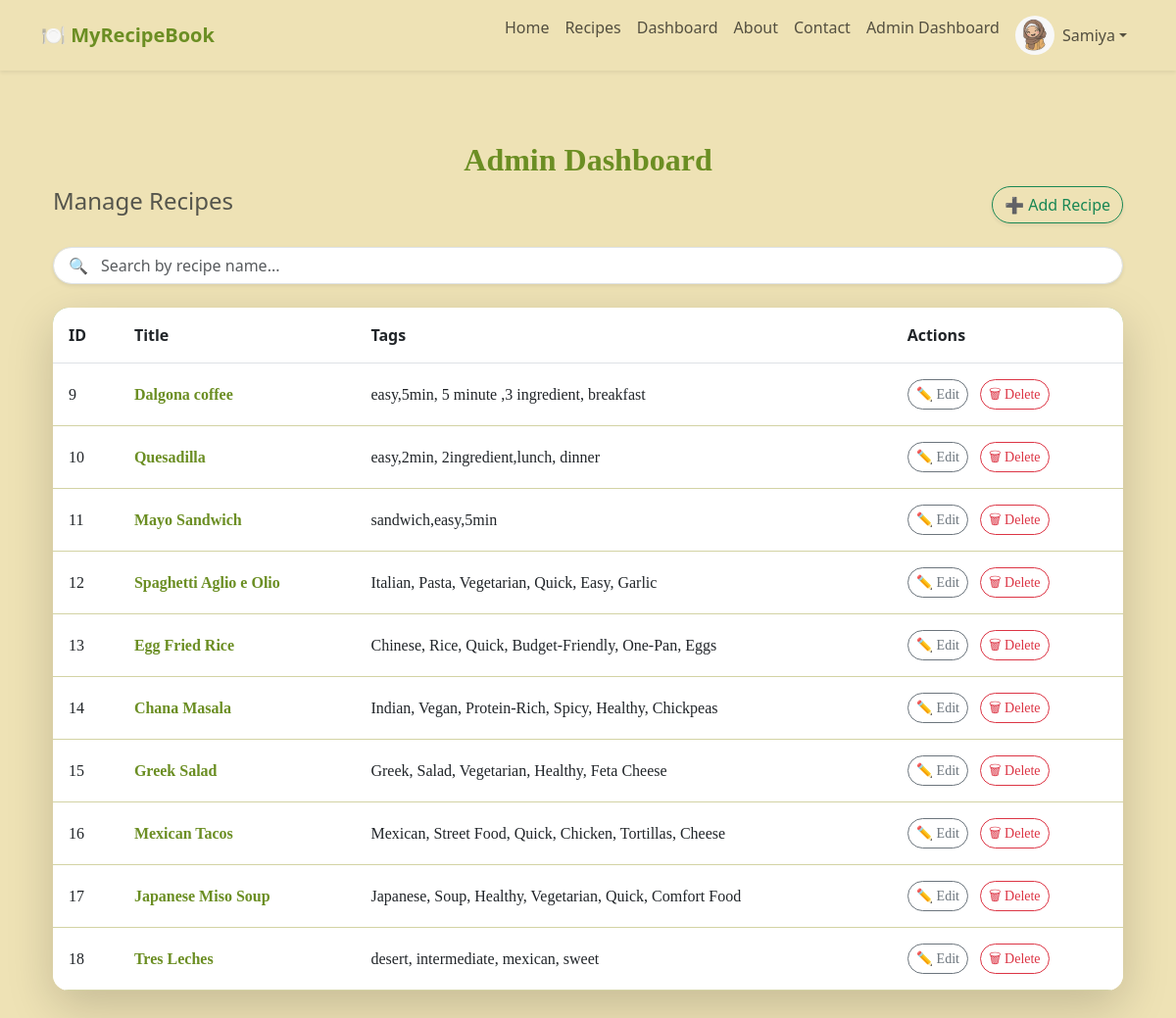
The app's page /admin/dashboard (signed in), older data.
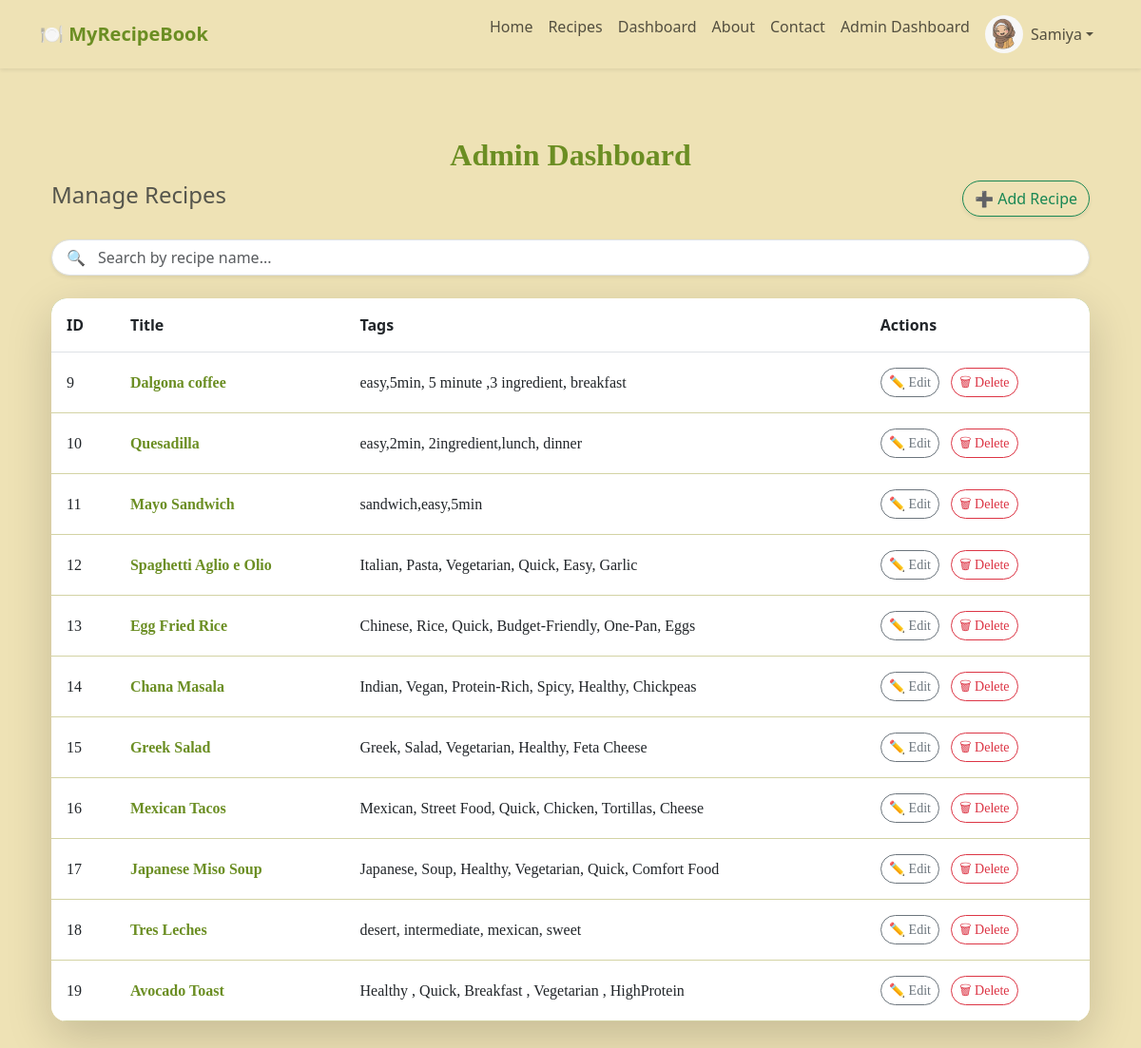
The same page, newer data.
### app/models.py (models this page shows, shortened)
class Recipe(db.Model):
    id = db.Column(db.Integer, primary_key=True)
    title = db.Column(db.String(255), nullable=False)
    tags = db.Column(db.String(255))
    ingredients = db.Column(db.Text, nullable=False)
    instructions = db.Column(db.Text, nullable=True)
    description = db.Column(db.String(500), nullable=True)
    image_path = db.Column(db.String(255))  # Stores relative path
    video_path = db.Column(db.String(255))  # Stores relative path
    is_premium = db.Column(db.Boolean, default=False)  # New column
    likes = db.relationship('Like', backref='recipe', lazy=True)
    ratings = db.relationship('Rating', backref='recipe', lazy=True)
    comments = db.relationship('Comment', backref='recipe', lazy=True)

### app/routes.py (the view)
@bp.route('/admin/dashboard')
@login_required  # Ensures user is logged in
@admin_required  # Ensures user is an admin
def admin_dashboard():
    recipes = Recipe.query.all()
    return render_template('admin_dashboard.html', recipes=recipes)

### app/__init__.py (called while the page is built)
def create_app():
    app = Flask(__name__)
    app.config.from_object(Config)
    db.init_app(app)
    migrate.init_app(app, db)
    login_manager.init_app(app)
    ensure_upload_folders(app)
    @login_manager.user_loader
    def load_user(user_id):
        return User.query.get(int(user_id)) or Admin.query.get(int(user_id))
    from app.routes import bp
    app.register_blueprint(bp)
    login_manager.login_view = 'routes.admin_login'  # Redirect if user is not logged in
    login_manager.login_message_category = "danger"
    return app

### app/routes.py (called while the page is built)
def admin_required(f):
    @wraps(f)
    def decorated_function(*args, **kwargs):
        if not current_user.is_authenticated:
            flash('You must be logged in to access this page.', 'warning')
            return redirect(url_for('routes.user_login'))
        if not current_user.is_admin:
            flash('Access denied. Admins only.', 'danger')
            return redirect(url_for('routes.index'))
        return f(*args, **kwargs)
    return decorated_function

### app/templates/admin_dashboard.html (shortened to what this page needs)
{% extends "base.html" %}
{% block content %}
<div class="container py-4">
    <h2 class="text-center fw-bold text-primary">Admin Dashboard</h2>
    <div class="d-flex justify-content-between align-items-center mb-4">
        <h4 class="text-muted">Manage Recipes</h4>
        <a href="{{ url_for('routes.add_recipe') }}" class="btn btn-outline-success rounded-pill shadow-sm">
            ➕ Add Recipe
        </a>
    </div>
     <div class="mb-4 position-relative">
        <input type="text" id="recipeSearch" class="form-control rounded-pill shadow-sm ps-5" placeholder="Search by recipe name..." onkeyup="filterRecipes()">
        <span class="position-absolute top-50 start-0 translate-middle-y ps-3">🔍</span>
    </div>
    <div class="table-responsive rounded-4 shadow-lg overflow-hidden">
        <table class="table align-middle mb-0" style="background: #f5f5dc;" id="recipeTable">
            <thead style="background: #6b8e23; color: white;">
                <tr>
                    <th class="p-3">ID</th>
                    <th class="p-3">Title</th>
                    <th class="p-3">Tags</th>
                    <th class="p-3">Actions</th>
                </tr>
            </thead>
            <tbody>
                {% for recipe in recipes %}
                <tr class="text-primary recipe-row" style="border-bottom: 1px solid #d3d3a4;">
                    <td class="p-3">{{ recipe.id }}</td>
                    <td class="fw-semibold p-3 text-primary" style="color: #556b2f;">{{ recipe.title }}</td>
                    <td class="p-3">{{ recipe.tags or "<span class='text-muted'>No Tags</span>"|safe }}</td>
                    <td class="p-3">
                        <a href="{{ url_for('routes.edit_recipe', recipe_id=recipe.id) }}"
                           class="btn btn-outline-secondary btn-sm rounded-pill me-2">
                            ✏️ Edit
                        </a>
                        <form action="{{ url_for('routes.delete_recipe', recipe_id=recipe.id) }}"
                              method="POST"
                              style="display:inline;"
                              onsubmit="return confirmDelete('{{ recipe.title }}')">
                            <button type="submit" class="btn btn-outline-danger btn-sm rounded-pill">🗑 Delete</button>
                        </form>
                    </td>
                </tr>
                {% endfor %}
            </tbody>
        </table>
    </div>
</div>
{% endblock %}

Row changes from the older to the newer data that the page shows:
added Recipe: id "19", title "Avocado Toast", tags "Healthy , Quick, Breakfast , Vegetarian , HighProtein"
